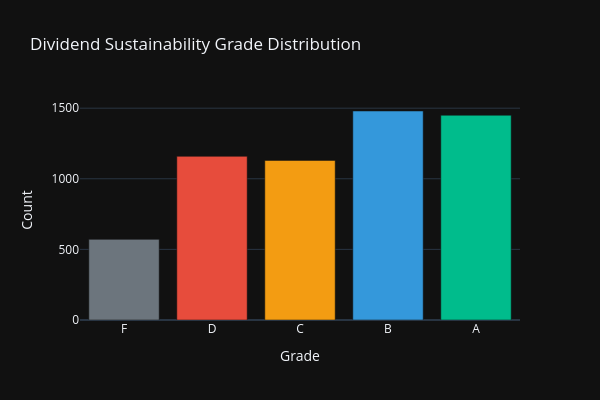

Notebook code for this chart:
### Code cell
print("=" * 80)
print("DIVIDEND SUSTAINABILITY SCORECARD")
print("=" * 80)

from finance_ml.dashboards.widgets import create_dividend_sustainability_scorecard

# Create output directory for dividend analytics
dividend_scorecard_dir = OUTPUT_DIR / "eda" / "dividend_analytics"
dividend_scorecard_dir.mkdir(parents=True, exist_ok=True)

# Generate the dividend sustainability scorecard
scorecard_output_path = dividend_scorecard_dir / "dividend_sustainability_scorecard.csv"
dividend_scorecard = create_dividend_sustainability_scorecard(
    df=all_stocks_dividends,
    output_path=scorecard_output_path
)

print(f"\n📊 Dividend Sustainability Scorecard Generated")
print(f"   Total stocks scored: {len(dividend_scorecard):,}")

# Display grade distribution
if "sustainability_grade" in dividend_scorecard.columns:
    grade_dist = dividend_scorecard["sustainability_grade"].value_counts().sort_index(ascending=False).reset_index()
    grade_dist.columns = ['Grade', 'Count']

    print("\n📈 Sustainability Grade Distribution:")
    for _, row in grade_dist.iterrows():
        pct = row['Count'] / len(dividend_scorecard) * 100
        print(f"   Grade {row['Grade']}: {row['Count']:,} stocks ({pct:.1f}%)")

    # Visual distribution
    fig_dist = px.bar(
        grade_dist,
        x='Grade',
        y='Count',
        title="Dividend Sustainability Grade Distribution",
        color='Grade',
        color_discrete_map={'A': '#00bc8c', 'B': '#3498db', 'C': '#f39c12', 'D': '#e74c3c', 'F': '#6c757d'},
        template=PLOTLY_TEMPLATE
    )
    fig_dist.update_layout(showlegend=False, height=400, width=600)
    fig_dist.show()

# Display top sustainable dividend stocks
print("\n🏆 Top 15 Dividend Sustainability Scores:")
score_col = "dividend_sustainability_score"
display_cols = ["ticker", "sector", score_col, "sustainability_grade",
                "payout_score", "fcf_coverage_score", "div_growth_score", "balance_sheet_score"]
available_display = [c for c in display_cols if c in dividend_scorecard.columns]

top_sustainable = dividend_scorecard.nlargest(15, score_col)[available_display]
display(top_sustainable.style.background_gradient(
    subset=[score_col],
    cmap="RdYlGn"
))

# Sector-level summary
if "sector" in dividend_scorecard.columns:
    print("\n📊 Average Sustainability Score by Sector:")
    sector_scores = (
        dividend_scorecard.groupby("sector")[score_col]
        .agg(["mean", "median", "count"])
        .round(1)
        .sort_values("mean", ascending=False)
    )
    display(sector_scores)

print(f"\n✓ Saved: {scorecard_output_path}")

### Figure 1 — Plotly figure (JSON) as saved in the notebook; plotly's stock layout.template omitted (floating-point values rounded to 4 significant figures)
{"data": [{"hovertemplate": "Grade=%{x}<br>Count=%{y}<extra></extra>", "legendgroup": "F", "marker": {"color": "#6c757d", "pattern": {"shape": ""}}, "name": "F", "orientation": "v", "showlegend": true, "textposition": "auto", "x": ["F"], "xaxis": "x", "y": [571], "yaxis": "y", "type": "bar"}, {"hovertemplate": "Grade=%{x}<br>Count=%{y}<extra></extra>", "legendgroup": "D", "marker": {"color": "#e74c3c", "pattern": {"shape": ""}}, "name": "D", "orientation": "v", "showlegend": true, "textposition": "auto", "x": ["D"], "xaxis": "x", "y": [1159], "yaxis": "y", "type": "bar"}, {"hovertemplate": "Grade=%{x}<br>Count=%{y}<extra></extra>", "legendgroup": "C", "marker": {"color": "#f39c12", "pattern": {"shape": ""}}, "name": "C", "orientation": "v", "showlegend": true, "textposition": "auto", "x": ["C"], "xaxis": "x", "y": [1130], "yaxis": "y", "type": "bar"}, {"hovertemplate": "Grade=%{x}<br>Count=%{y}<extra></extra>", "legendgroup": "B", "marker": {"color": "#3498db", "pattern": {"shape": ""}}, "name": "B", "orientation": "v", "showlegend": true, "textposition": "auto", "x": ["B"], "xaxis": "x", "y": [1480], "yaxis": "y", "type": "bar"}, {"hovertemplate": "Grade=%{x}<br>Count=%{y}<extra></extra>", "legendgroup": "A", "marker": {"color": "#00bc8c", "pattern": {"shape": ""}}, "name": "A", "orientation": "v", "showlegend": true, "textposition": "auto", "x": ["A"], "xaxis": "x", "y": [1450], "yaxis": "y", "type": "bar"}], "layout": {"xaxis": {"anchor": "y", "domain": [0.0, 1.0], "title": {"text": "Grade"}, "categoryorder": "array", "categoryarray": ["F", "D", "C", "B", "A"]}, "yaxis": {"anchor": "x", "domain": [0.0, 1.0], "title": {"text": "Count"}}, "legend": {"title": {"text": "Grade"}, "tracegroupgap": 0}, "title": {"text": "Dividend Sustainability Grade Distribution"}, "barmode": "relative", "showlegend": false, "height": 400, "width": 600}}
